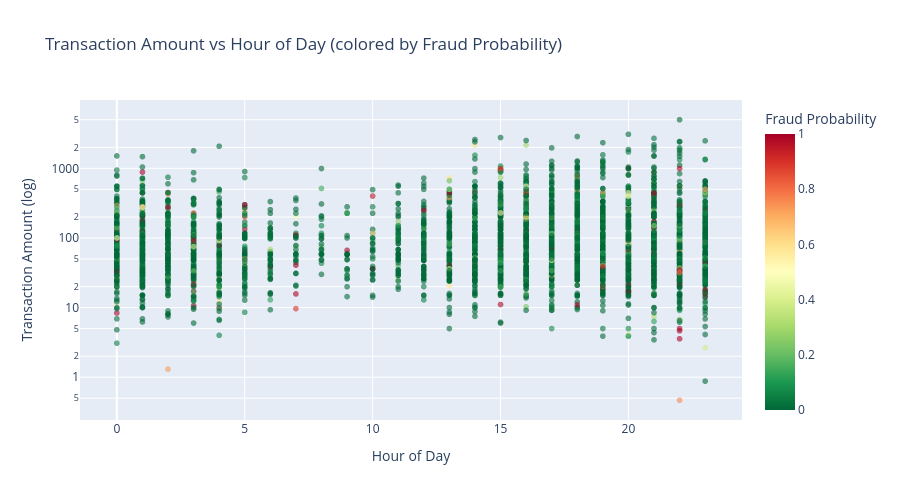

Notebook cell for this chart:
### Code cell
# Sample for performance
scatter_df = test_results.sample(5000, random_state=42).copy()
scatter_df['Fraud Probability'] = scatter_df['fraud_prob'].round(3)

fig = px.scatter(
    scatter_df,
    x='HourOfDay',
    y='TransactionAmt',
    color='Fraud Probability',
    color_continuous_scale='RdYlGn_r',
    hover_data=['isFraud', 'RiskTier', 'Fraud Probability'],
    log_y=True,
    opacity=0.6,
    title='Transaction Amount vs Hour of Day (colored by Fraud Probability)',
    labels={'HourOfDay': 'Hour of Day', 'TransactionAmt': 'Transaction Amount (log)'}
)
fig.update_layout(width=900, height=500)
fig.show()

### Figure 1 — Plotly figure (JSON) as saved in the notebook; plotly's stock layout.template omitted (floating-point values rounded to 4 significant figures; data arrays with more than 128 entries replaced by an {"elided": "..."} marker saying what was removed)
{"data": [{"customdata": {"elided": "5000x3 mixed values"}, "hovertemplate": "Hour of Day=%{x}<br>Transaction Amount (log)=%{y}<br>isFraud=%{customdata[0]}<br>RiskTier=%{customdata[1]}<br>Fraud Probability=%{marker.color}<extra></extra>", "legendgroup": "", "marker": {"color": {"elided": "5000 float values"}, "coloraxis": "coloraxis", "opacity": 0.6, "symbol": "circle"}, "mode": "markers", "name": "", "showlegend": false, "type": "scattergl", "x": {"elided": "5000 int values"}, "xaxis": "x", "y": {"elided": "5000 float values"}, "yaxis": "y"}], "layout": {"coloraxis": {"colorbar": {"title": {"text": "Fraud Probability"}}, "colorscale": [[0, "rgb(0,104,55)"], [0.1, "rgb(26,152,80)"], [0.2, "rgb(102,189,99)"], [0.3, "rgb(166,217,106)"], [0.4, "rgb(217,239,139)"], [0.5, "rgb(255,255,191)"], [0.6, "rgb(254,224,139)"], [0.7, "rgb(253,174,97)"], [0.8, "rgb(244,109,67)"], [0.9, "rgb(215,48,39)"], [1, "rgb(165,0,38)"]]}, "height": 500, "legend": {"tracegroupgap": 0}, "title": {"text": "Transaction Amount vs Hour of Day (colored by Fraud Probability)"}, "width": 900, "xaxis": {"anchor": "y", "domain": [0, 1], "title": {"text": "Hour of Day"}}, "yaxis": {"anchor": "x", "domain": [0, 1], "title": {"text": "Transaction Amount (log)"}, "type": "log"}}}
